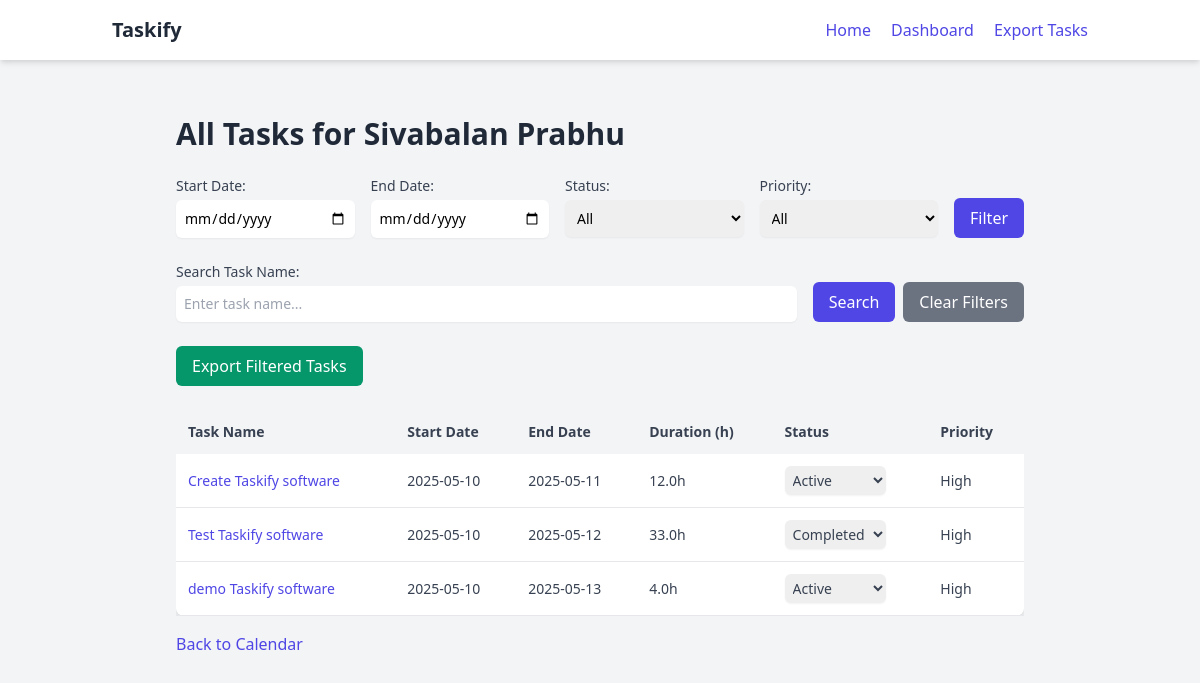
The page /assignee/Sivabalan Prabhu/tasks/ on the database its author committed.
### tasks/models.py (models this page shows, shortened)
class Task(models.Model):
    task_name = models.CharField(max_length=200)
    assignee = models.CharField(max_length=100)
    start_date = models.DateField()
    end_date = models.DateField()
    duration = models.FloatField(default=0)  # Hours
    status = models.CharField(max_length=50)
    priority = models.CharField(max_length=50)

### tasks/views.py (the view, shortened to what this page needs)
# urls.py: path('assignee/<str:name>/tasks/', views.all_tasks, name='all_tasks'),
def all_tasks(request, name):
    sync_tasks()
    tasks = Task.objects.filter(assignee=name)
    start_date_str = request.GET.get('start_date')
    end_date_str = request.GET.get('end_date')
    status = request.GET.get('status')
    priority = request.GET.get('priority')
    search_query = request.GET.get('search')
    sort_by = request.GET.get('sort_by', 'id')
    sort_order = request.GET.get('sort_order', 'asc')
    filter_params = {
        'start_date': start_date_str or '',
        'end_date': end_date_str or '',
        'status': status or 'all',
        'priority': priority or 'all',
        'search': search_query or '',
        'sort_by': sort_by,
        'sort_order': sort_order,
        'page': request.GET.get('page', '1')
    }
    if status and status != 'all':
        tasks = tasks.filter(status=status)
    if priority and priority != 'all':
        tasks = tasks.filter(priority=priority)
    if search_query:
        tasks = tasks.filter(task_name__icontains=search_query)
    if sort_by in ['task_name', 'start_date', 'end_date', 'duration', 'status', 'priority']:
        if sort_order == 'desc':
            tasks = tasks.order_by(f'-{sort_by}')
        else:
            tasks = tasks.order_by(sort_by)
    else:
        tasks = tasks.order_by('id')
    paginator = Paginator(tasks, 10)
    page = request.GET.get('page')
    try:
        tasks_paginated = paginator.page(page)
    except PageNotAnInteger:
        tasks_paginated = paginator.page(1)
    except EmptyPage:
        tasks_paginated = paginator.page(paginator.num_pages)
    status_choices = Task.objects.filter(assignee=name).values_list('status', flat=True).distinct()
    priority_choices = Task.objects.filter(assignee=name).values_list('priority', flat=True).distinct()
    return render(request, 'all_tasks.html', {
        'name': name,
        'tasks': tasks_paginated,
        'status_choices': status_choices,
        'priority_choices': priority_choices,
        'start_date': start_date_str,
        'end_date': end_date_str,
        'status': status or 'all',
        'priority': status or 'all',
        'search_query': search_query or '',
        'sort_by': sort_by,
        'sort_order': sort_order,
        'filter_params': urlencode(filter_params)
    })

### tasks/views.py (called while the page is built, shortened)
def sync_tasks():
    try:
        result = service.spreadsheets().values().get(spreadsheetId=SHEET_ID, range=RANGE_NAME).execute()
        values = result.get("values", [])
        if not values or len(values) < 2:
            logger.warning("No data found in Google Sheet")
            return
    except Exception as e:
        logger.error(f"Failed to sync tasks from Google Sheet: {str(e)}")
        pass

### tasks/templates/all_tasks.html (shortened to what this page needs)
{% extends 'base.html' %}
{% block content %}
    <div class="container mx-auto p-4 sm:p-6 max-w-4xl">
        <h1 class="text-3xl font-bold text-gray-800 mb-6">All Tasks for {{ name }}</h1>
        <form method="GET" action="{% url 'all_tasks' name=name %}" class="mb-6 flex flex-col sm:flex-row gap-4">
            <div class="flex-1">
                <label for="start_date" class="block text-sm font-medium text-gray-700">Start Date:</label>
                <input type="date" id="start_date" name="start_date" value="{{ start_date|default:'' }}"
                       class="mt-1 block w-full border-gray-300 rounded-md shadow-sm focus:ring-indigo-500 focus:border-indigo-500 sm:text-sm p-2">
            </div>
            <div class="flex-1">
                <label for="end_date" class="block text-sm font-medium text-gray-700">End Date:</label>
                <input type="date" id="end_date" name="end_date" value="{{ end_date|default:'' }}"
                       class="mt-1 block w-full border-gray-300 rounded-md shadow-sm focus:ring-indigo-500 focus:border-indigo-500 sm:text-sm p-2">
            </div>
            <div class="flex-1">
                <label for="status" class="block text-sm font-medium text-gray-700">Status:</label>
                <select id="status" name="status" class="mt-1 block w-full border-gray-300 rounded-md shadow-sm focus:ring-indigo-500 focus:border-indigo-500 sm:text-sm p-2">
                    <option value="all" {% if status == 'all' %}selected{% endif %}>All</option>
                </select>
            </div>
            <div class="flex-1">
                <label for="priority" class="block text-sm font-medium text-gray-700">Priority:</label>
                <select id="priority" name="priority" class="mt-1 block w-full border-gray-300 rounded-md shadow-sm focus:ring-indigo-500 focus:border-indigo-500 sm:text-sm p-2">
                    <option value="all" {% if priority == 'all' %}selected{% endif %}>All</option>
                </select>
            </div>
            <div class="self-end">
                <button type="submit" class="bg-indigo-600 text-white px-4 py-2 rounded-md hover:bg-indigo-700 transition">Filter</button>
            </div>
        </form>
        <form method="GET" action="{% url 'all_tasks' name=name %}" class="mb-6 flex flex-col sm:flex-row gap-4">
            <div class="flex-1">
                <label for="search" class="block text-sm font-medium text-gray-700">Search Task Name:</label>
                <input type="text" id="search" name="search" value="{{ search_query|default:'' }}" placeholder="Enter task name..."
                       class="mt-1 block w-full border-gray-300 rounded-md shadow-sm focus:ring-indigo-500 focus:border-indigo-500 sm:text-sm p-2">
            </div>
            <div class="self-end flex gap-2">
                <button type="submit" class="bg-indigo-600 text-white px-4 py-2 rounded-md hover:bg-indigo-700 transition">Search</button>
                <a href="{% url 'all_tasks' name=name %}" class="bg-gray-500 text-white px-4 py-2 rounded-md hover:bg-gray-600 transition">Clear Filters</a>
            </div>
        </form>
        <form method="POST" action="{% url 'all_tasks' name=name %}?{{ filter_params }}" class="mb-6">
            <button type="submit" name="export" value="true" class="bg-green-600 text-white px-4 py-2 rounded-md hover:bg-green-700 transition" title="Export filtered tasks as CSV">
                Export Filtered Tasks
            </button>
        </form>
        <div class="overflow-x-auto">
            <table class="w-full bg-white shadow-md rounded-lg">
                <thead>
                    <tr class="bg-gray-100">
                        <th class="p-3 text-sm font-semibold text-gray-700 text-left">
                            <a href="{% url 'all_tasks' name=name %}?sort_by=task_name&sort_order={% if sort_by == 'task_name' and sort_order == 'asc' %}desc{% else %}asc{% endif %}&start_date={{ start_date|default:'' }}&end_date={{ end_date|default:'' }}&status={{ status|default:'all' }}&priority={{ priority|default:'all' }}&search={{ search_query|default:'' }}"
                               class="text-gray-700 hover:text-indigo-600">
                                Task Name {% if sort_by == 'task_name' %}{% if sort_order == 'asc' %}↑{% else %}↓{% endif %}{% endif %}
                            </a>
                        </th>
                        <th class="p-3 text-sm font-semibold text-gray-700 text-left">
                            <a href="{% url 'all_tasks' name=name %}?sort_by=start_date&sort_order={% if sort_by == 'start_date' and sort_order == 'asc' %}desc{% else %}asc{% endif %}&start_date={{ start_date|default:'' }}&end_date={{ end_date|default:'' }}&status={{ status|default:'all' }}&priority={{ priority|default:'all' }}&search={{ search_query|default:'' }}"
                               class="text-gray-700 hover:text-indigo-600">
                                Start Date {% if sort_by == 'start_date' %}{% if sort_order == 'asc' %}↑{% else %}↓{% endif %}{% endif %}
                            </a>
                        </th>
                        <th class="p-3 text-sm font-semibold text-gray-700 text-left">
                            <a href="{% url 'all_tasks' name=name %}?sort_by=end_date&sort_order={% if sort_by == 'end_date' and sort_order == 'asc' %}desc{% else %}asc{% endif %}&start_date={{ start_date|default:'' }}&end_date={{ end_date|default:'' }}&status={{ status|default:'all' }}&priority={{ priority|default:'all' }}&search={{ search_query|default:'' }}"
                               class="text-gray-700 hover:text-indigo-600">
                                End Date {% if sort_by == 'end_date' %}{% if sort_order == 'asc' %}↑{% else %}↓{% endif %}{% endif %}
                            </a>
                        </th>
                        <th class="p-3 text-sm font-semibold text-gray-700 text-left">
                            <a href="{% url 'all_tasks' name=name %}?sort_by=duration&sort_order={% if sort_by == 'duration' and sort_order == 'asc' %}desc{% else %}asc{% endif %}&start_date={{ start_date|default:'' }}&end_date={{ end_date|default:'' }}&status={{ status|default:'all' }}&priority={{ priority|default:'all' }}&search={{ search_query|default:'' }}"
                               class="text-gray-700 hover:text-indigo-600">
                                Duration (h) {% if sort_by == 'duration' %}{% if sort_order == 'asc' %}↑{% else %}↓{% endif %}{% endif %}
                            </a>
                        </th>
                        <th class="p-3 text-sm font-semibold text-gray-700 text-left">
                            <a href="{% url 'all_tasks' name=name %}?sort_by=status&sort_order={% if sort_by == 'status' and sort_order == 'asc' %}desc{% else %}asc{% endif %}&start_date={{ start_date|default:'' }}&end_date={{ end_date|default:'' }}&status={{ status|default:'all' }}&priority={{ priority|default:'all' }}&search={{ search_query|default:'' }}"
                               class="text-gray-700 hover:text-indigo-600">
                                Status {% if sort_by == 'status' %}{% if sort_order == 'asc' %}↑{% else %}↓{% endif %}{% endif %}
                            </a>
                        </th>
                        <th class="p-3 text-sm font-semibold text-gray-700 text-left">
                            <a href="{% url 'all_tasks' name=name %}?sort_by=priority&sort_order={% if sort_by == 'priority' and sort_order == 'asc' %}desc{% else %}asc{% endif %}&start_date={{ start_date|default:'' }}&end_date={{ end_date|default:'' }}&status={{ status|default:'all' }}&priority={{ priority|default:'all' }}&search={{ search_query|default:'' }}"
                               class="text-gray-700 hover:text-indigo-600">
                                Priority {% if sort_by == 'priority' %}{% if sort_order == 'asc' %}↑{% else %}↓{% endif %}{% endif %}
                            </a>
                        </th>
                    </tr>
                </thead>
                <tbody>
                    {% for task in tasks %}
                        <tr class="border-b border-gray-200 hover:bg-gray-50 transition">
                            <td class="p-3 text-sm text-gray-700">
                                <a href="{% url 'tasks_by_date' name=name date=task.start_date|date:'Y-m-d' %}"
                                   class="text-indigo-600 hover:underline" title="View tasks for {{ task.start_date|date:'Y-m-d' }}">
                                    {{ task.task_name }}
                                </a>
                            </td>
                            <td class="p-3 text-sm text-gray-700">{{ task.start_date|date:"Y-m-d" }}</td>
                            <td class="p-3 text-sm text-gray-700">{{ task.end_date|date:"Y-m-d" }}</td>
                            <td class="p-3 text-sm text-gray-700">{{ task.duration }}h</td>
                            <td class="p-3 text-sm text-gray-700">
                                <form method="POST" action="{% url 'all_tasks' name=name %}?{{ filter_params }}" class="inline">
                                    <select name="status" onchange="this.form.submit()"
                                            class="border-gray-300 rounded-md shadow-sm focus:ring-indigo-500 focus:border-indigo-500 sm:text-sm p-1"
                                            title="Update task status">
                                        {% for status_choice in status_choices %}
                                            <option value="{{ status_choice }}" {% if task.status == status_choice %}selected{% endif %}>
                                                {{ status_choice }}
                                            </option>
                                        {% endfor %}
                                    </select>
                                </form>
                            </td>
                            <td class="p-3 text-sm text-gray-700">{{ task.priority }}</td>
                        </tr>
                    {% endfor %}
                </tbody>
            </table>
        </div>
        <div class="mt-4">
            <a href="{% url 'assignee_profile' name=name %}" class="text-indigo-600 hover:text-indigo-800 font-medium">Back to Calendar</a>
        </div>
    </div>
{% endblock %}

### rows shown on the page
Task: task_name "Create Taskify software", start_date "2025-05-10", end_date "2025-05-11", duration "12.0", status "Active", priority "High"
Task: task_name "Test Taskify software", start_date "2025-05-10", end_date "2025-05-12", duration "33.0", status "Completed", priority "High"
Task: task_name "demo Taskify software", start_date "2025-05-10", end_date "2025-05-13", duration "4.0", status "Active", priority "High"

### other values the page prints
{{ name }} "Sivabalan Prabhu"
